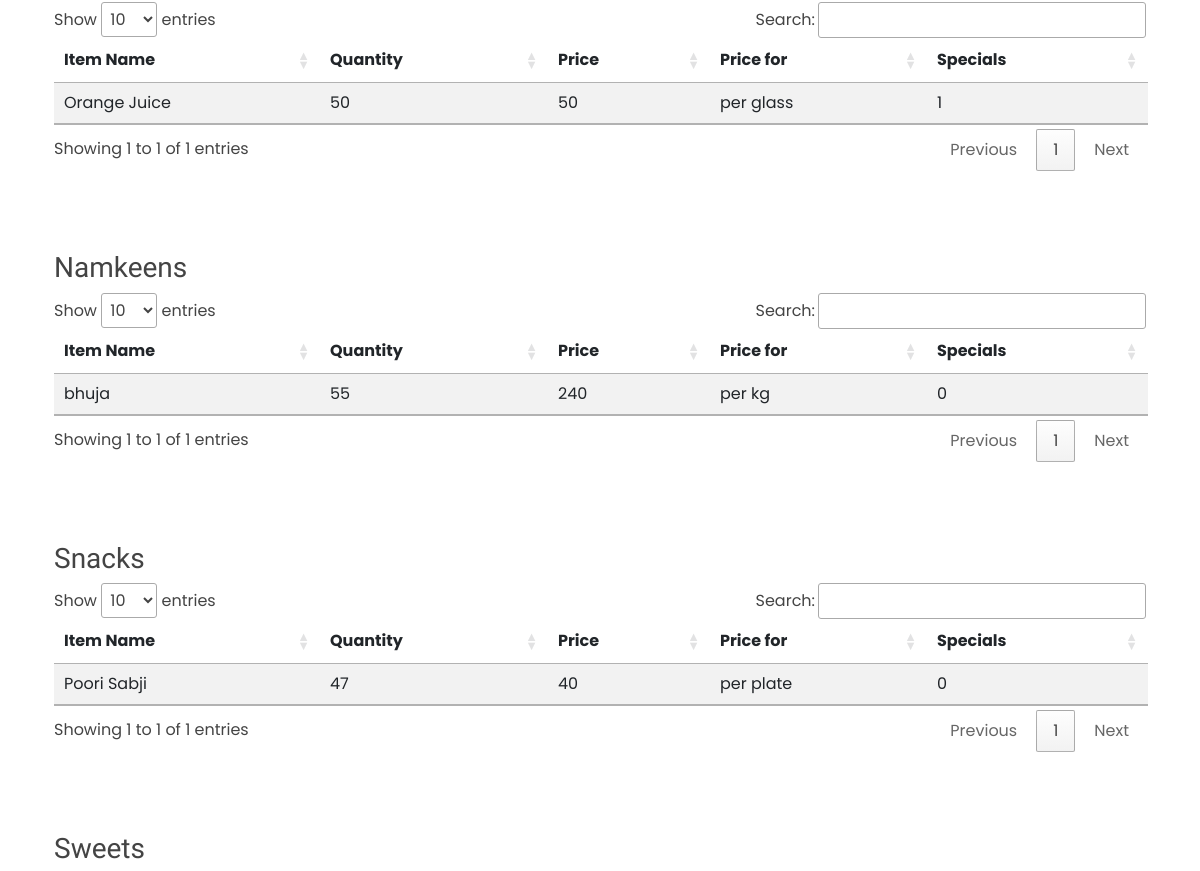
The page /addpro4.php (middle part) on the database as committed earlier.
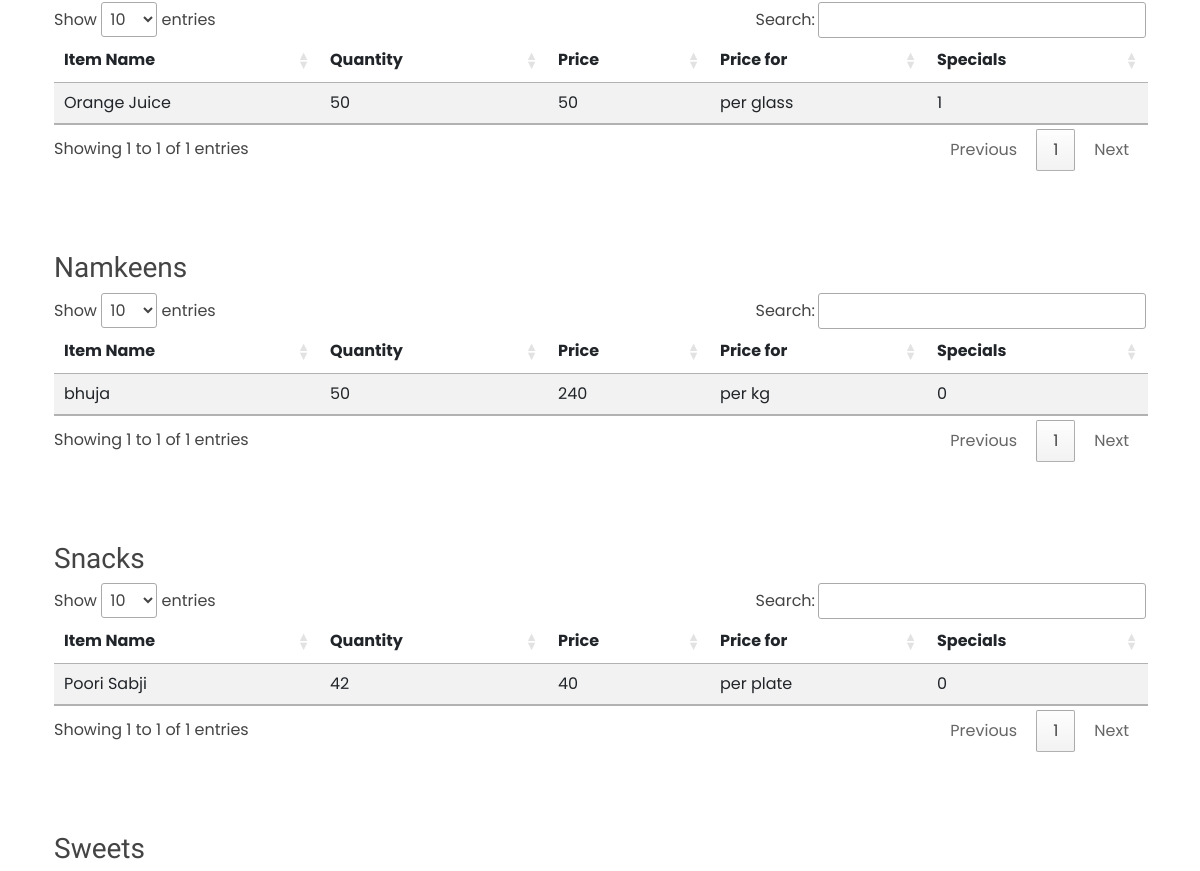
The same page on the database as committed later.
### tables this page shows
CREATE TABLE IF NOT EXISTS `inventory` (
  `id` int NOT NULL AUTO_INCREMENT,
  `cid` int NOT NULL,
  `category` varchar(30) NOT NULL,
  `item_Name` varchar(30) NOT NULL,
  `quantity` int NOT NULL DEFAULT '0',
  `price` varchar(30) NOT NULL,
  `price_for` varchar(50) NOT NULL,
  `image` varchar(1024) DEFAULT NULL,
  `description` varchar(30) NOT NULL,
  `specials` int NOT NULL,
  PRIMARY KEY (`id`)
);

### addpro4.php (the view, shortened to what this page needs)
<?php include("scripts/connect.php");
	$stmt = $db->prepare("SELECT `category` FROM `inventory` GROUP BY `category`");
	try{
	$stmt->execute();
	$rows = $stmt->fetchALL(PDO::FETCH_ASSOC);
	}
	catch(PDOException $e){
		echo $e->getMessage();
		$db = null;
	}
?>
<!DOCTYPE html>
<html lang="en">
<head>
	<link href="assets/vendor/animate.css/animate.min.css" rel="stylesheet">
	<link href="assets/vendor/bootstrap/css/bootstrap.min.css" rel="stylesheet">
	<link href="assets/vendor/bootstrap-icons/bootstrap-icons.css" rel="stylesheet">
	<link href="assets/vendor/boxicons/css/boxicons.min.css" rel="stylesheet">
	<link href="assets/vendor/glightbox/css/glightbox.min.css" rel="stylesheet">
	<link href="assets/vendor/swiper/swiper-bundle.min.css" rel="stylesheet">
	<link href="assets/css/style.css" rel="stylesheet">
	<link rel="stylesheet" href="https://cdn.datatables.net/1.13.4/css/jquery.dataTables.css" />
</head>
<body>
	<?php include("scripts/connect.php");
?>
<main id="main">
	<section id="menu" class="menu">
	<div class="container">
		<?php foreach($rows as $row):?>
        <div class="container">
		<h3><?php echo $row['category']?></h3>
			<div class="row">
	<?php
			$stmt1 = $db->prepare("SELECT `id`, `item_Name`,`quantity`, `price`, `price_for`,`specials` FROM `inventory` WHERE `category`=:category ");
			$stmt1->bindValue(':category',$row['category'],PDO::PARAM_STR);
			try{
			$stmt1->execute();
			$rows1 = $stmt1->fetchALL(PDO::FETCH_ASSOC);
			}
			catch(PDOException $e){
				echo $e->getMessage();
				$db = null;
			}
	?>
				<div class="container">
				<div class="col-lg-12 shawdow-sm" style="margin-bottom:80px;" >
					<table class="table table-striped">
						<thead>
							<th>Item Name</th>
							<th>Quantity</th>
							<th>Price</th>
							<th>Price for</th>
							<th>Specials</th>
						</thead>
						<tbody>
							<?php foreach($rows1 as $row1):?>
								<tr data-category="<?php echo $row['category']; ?>">
								<td>
									<?php echo $row1['item_Name']?>
								</td>
								<td>
									<?php echo $row1['quantity']?>
								</td>
								<td>
									<?php echo $row1['price']?>
								</td>
								<td>
											<?php echo $row1['price_for']?>
										</td>
										<td>
											<?php echo $row1['specials']?>
										</td>
							</tr>
							<?php endforeach; ?>
						</tbody>
					</table>
				</div>
				</div>
			</div>
		</div>
		<?php endforeach; ?>
	</div>
	</section>
</body>
</html>

Rows that differ between the two databases and show on the page:
changed inventory "bhuja": quantity "55" → "50"
changed inventory "Poori Sabji": quantity "47" → "42"
